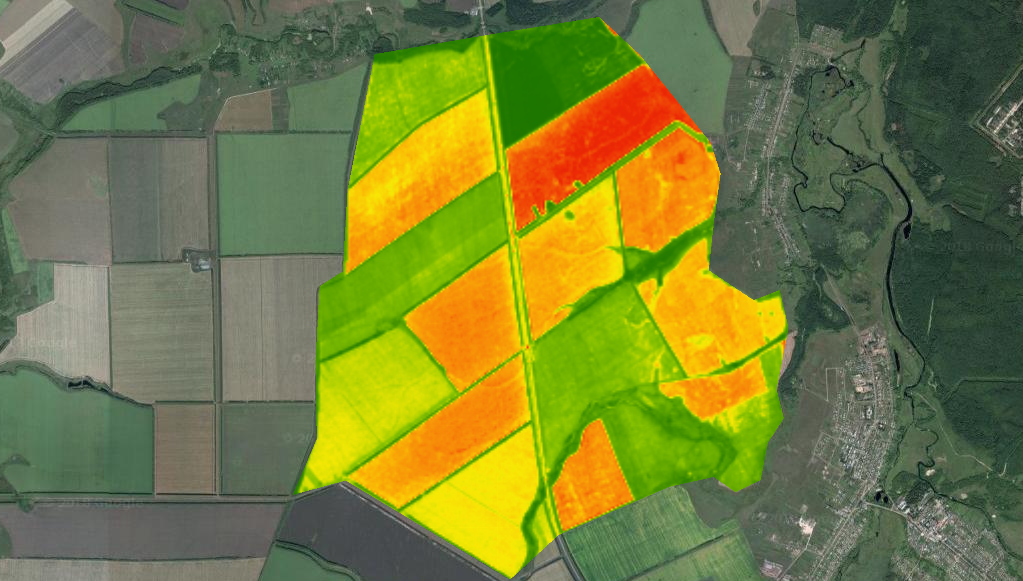
#> input picture src/image.png, 1023 x 581 px
$ python test1.py
#> lines starting #> are read from the running program, lines starting #| are printed output that depends on the picture
import cv2
from skimage import feature
import numpy as np

# Load a color image in grayscale
img = cv2.imread('image.png',0)
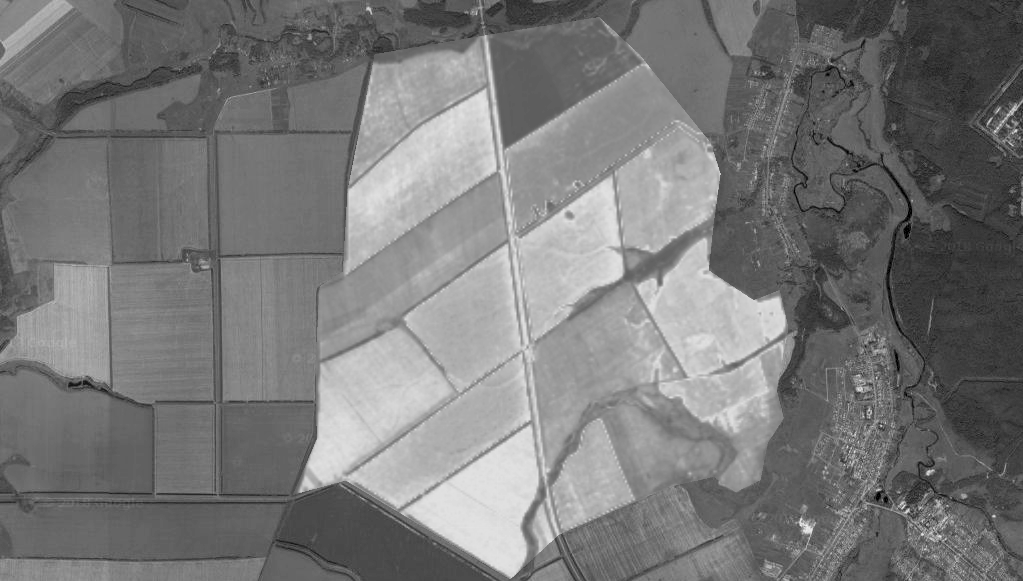
#> img: shape (581, 1023); min 0, max 244, mean 120.4

# Apply edge detection
edges = feature.canny(img, sigma=0.8)
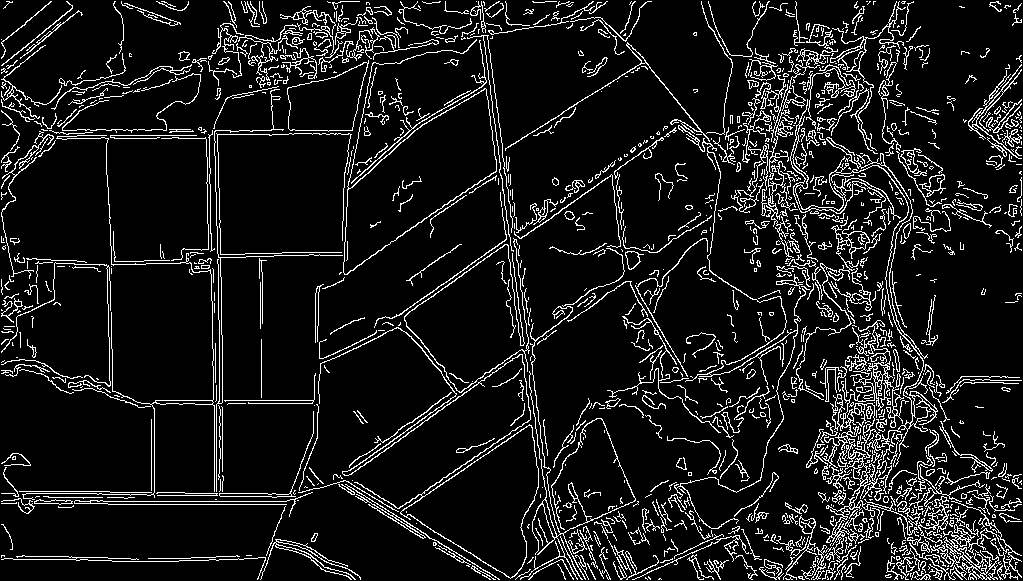
#> edges: shape (581, 1023) bool; 9.9% white in thin lines or dots

# Convert boolean values to integer and then back to regular Python bool, because skimage's canny returns numpy.bool_
edges = edges.astype(int)
#> edges: shape (581, 1023) int64; values 0 (black) and 1 (white), 9.9% white in thin lines or dots

# Print the two-dimensional array
print(edges)
#> (printed output is left out)

# If you want to visualize the final image where edges are detected
# Uncomment the following lines
import matplotlib.pyplot as plt
plt.imshow(edges, cmap=plt.cm.gray)
plt.show()

#> (the run stopped early here; a loop or call above may not have finished)
